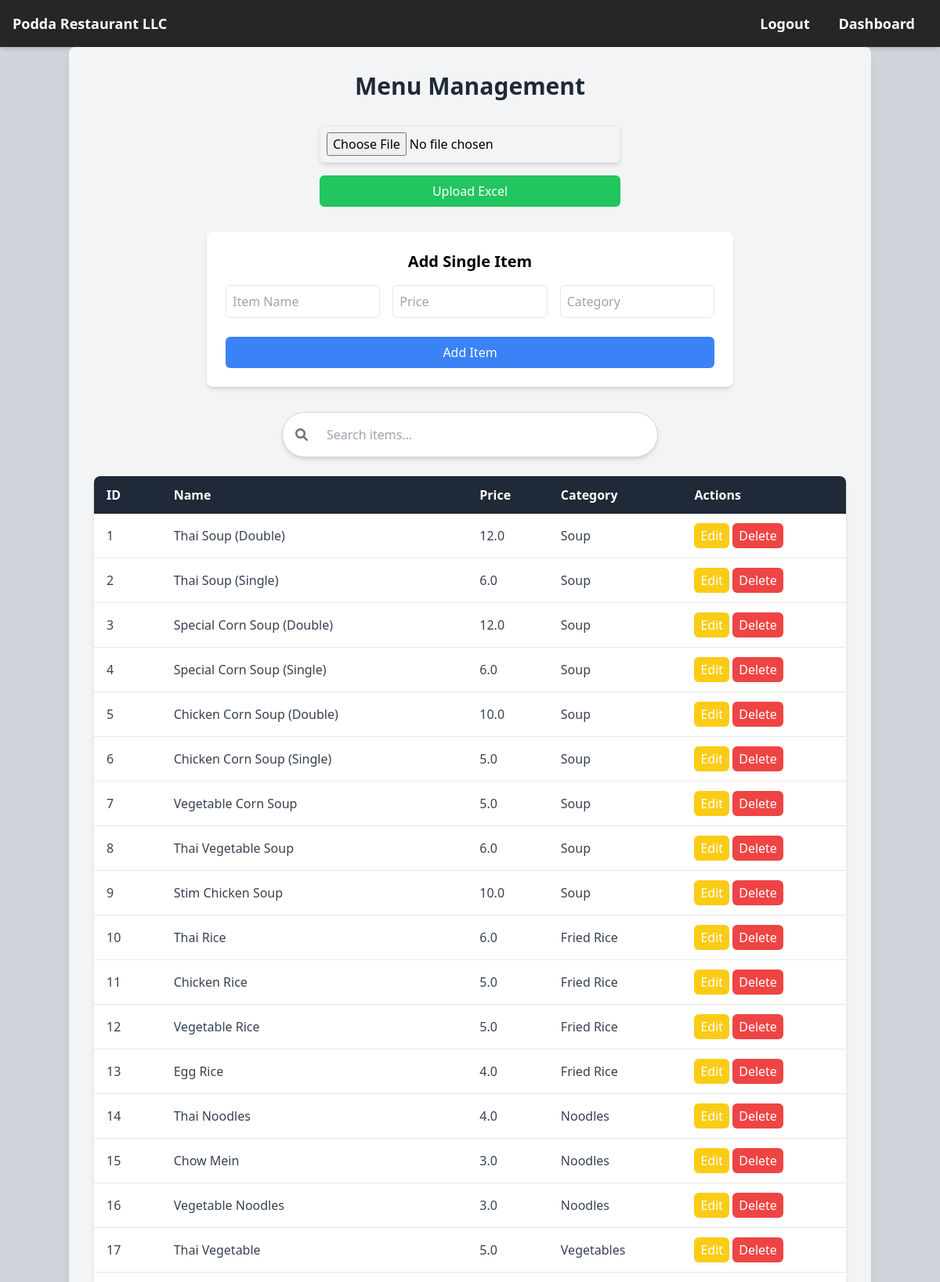
The page /menu-management (signed in, upper part) on the database its author committed.
### models.py (models this page shows)
class MenuItem(db.Model):
    id = db.Column(db.Integer, primary_key=True)
    name = db.Column(db.String(100), nullable=False)
    price = db.Column(db.Float, nullable=False)
    category = db.Column(db.String(50), nullable=False)

### menumanagment.py (the view, shortened to what this page needs)
@menu_bp.route("/menu-management", methods=['GET', 'POST'])
@login_required
def menu_management():
    if current_user.role not in ['admin', 'manager']:
        return redirect(url_for('auth.dashboard'))
    menu_items = MenuItem.query.all()
    return render_template('menumanagment.html', menu_items=menu_items)

### templates/menumanagment.html (shortened to what this page needs)
{% extends "base.html" %} {% block content %}
<div class="container mx-auto p-8 bg-gray-100 rounded-lg shadow-lg">
  <h2 class="text-3xl font-bold text-gray-800 text-center mb-8">
    Menu Management
  </h2>
  <form
    method="POST"
    enctype="multipart/form-data"
    class="flex flex-col items-center mb-8"
  >
    <input
      type="file"
      name="file"
      class="p-2 border rounded-md shadow-md mb-4 w-full max-w-sm"
    />
    <button
      type="submit"
      class="bg-green-500 text-white py-2 px-6 rounded-md hover:bg-green-600 transition w-full max-w-sm"
    >
      Upload Excel
    </button>
  </form>
  <form
    method="POST"
    class="bg-white p-6 rounded-lg shadow-md mb-8 max-w-2xl mx-auto"
  >
    <h3 class="text-xl font-semibold text-center mb-4">Add Single Item</h3>
    <div class="grid grid-cols-1 md:grid-cols-3 gap-4">
      <input
        type="text"
        name="name"
        placeholder="Item Name"
        class="p-2 border rounded-md w-full"
        required
      />
      <input
        type="number"
        step="0.01"
        name="price"
        placeholder="Price"
        class="p-2 border rounded-md w-full"
        required
      />
      <input
        type="text"
        name="category"
        placeholder="Category"
        class="p-2 border rounded-md w-full"
        required
      />
    </div>
    <button
      type="submit"
      class="mt-6 bg-blue-500 text-white py-2 px-4 rounded-md hover:bg-blue-600 transition w-full"
    >
      Add Item
    </button>
  </form>
  <div class="mt-8 mb-6 flex justify-center">
    <div
      class="flex items-center w-full md:w-1/2 bg-white border border-gray-300 rounded-full shadow-md px-4 py-2"
    >
      <i class="fas fa-search text-gray-500 mr-2"></i>
      <input
        type="text"
        id="searchInput"
        placeholder="Search items..."
        class="w-full px-4 py-2 text-gray-700 bg-transparent focus:outline-none"
        onkeyup="filterTable()"
      />
    </div>
  </div>
  <div class="overflow-x-auto bg-white rounded-lg shadow-md mb-6">
    <table class="min-w-full bg-white" id="menuTable">
      <thead class="bg-gray-800 text-white">
        <tr>
          <th class="text-left py-3 px-4">ID</th>
          <th class="text-left py-3 px-4">Name</th>
          <th class="text-left py-3 px-4">Price</th>
          <th class="text-left py-3 px-4">Category</th>
          <th class="text-left py-3 px-4">Actions</th>
        </tr>
      </thead>
      <tbody class="text-gray-700">
        {% for item in menu_items %}
        <tr class="border-b hover:bg-gray-100 transition">
          <td class="py-3 px-4">{{ item.id }}</td>
          <td class="py-3 px-4">{{ item.name }}</td>
          <td class="py-3 px-4">{{ item.price }}</td>
          <td class="py-3 px-4">{{ item.category }}</td>
          <td class="py-3 px-4">
            <button
              onclick="openEditModal('{{ item.id }}', '{{ item.name }}', '{{ item.price }}', '{{ item.category }}')"
              class="bg-yellow-400 text-white py-1 px-2 rounded-md hover:bg-yellow-500 transition"
            >
              Edit
            </button>
            <form
              method="POST"
              action="{{ url_for('menu_management.delete_menu_item', item_id=item.id) }}"
              class="inline-block"
            >
              <button
                type="submit"
                class="bg-red-500 text-white py-1 px-2 rounded-md hover:bg-red-600 transition"
              >
                Delete
              </button>
            </form>
          </td>
        </tr>
        {% endfor %}
      </tbody>
    </table>
  </div>
</div>
{% endblock %}

### rows shown on the page
MenuItem: id "1", name "Thai Soup (Double)", price "12.0", category "Soup"
MenuItem: id "2", name "Thai Soup (Single)", price "6.0", category "Soup"
MenuItem: id "3", name "Special Corn Soup (Double)", price "12.0", category "Soup"
MenuItem: id "4", name "Special Corn Soup (Single)", price "6.0", category "Soup"
MenuItem: id "5", name "Chicken Corn Soup (Double)", price "10.0", category "Soup"
MenuItem: id "6", name "Chicken Corn Soup (Single)", price "5.0", category "Soup"
MenuItem: id "7", name "Vegetable Corn Soup", price "5.0", category "Soup"
MenuItem: id "8", name "Thai Vegetable Soup", price "6.0", category "Soup"
MenuItem: id "9", name "Stim Chicken Soup", price "10.0", category "Soup"
MenuItem: id "10", name "Thai Rice", price "6.0", category "Fried Rice"
MenuItem: id "11", name "Chicken Rice", price "5.0", category "Fried Rice"
MenuItem: id "12", name "Vegetable Rice", price "5.0", category "Fried Rice"
MenuItem: id "13", name "Egg Rice", price "4.0", category "Fried Rice"
MenuItem: id "14", name "Thai Noodles", price "4.0", category "Noodles"
MenuItem: id "15", name "Chow Mein", price "3.0", category "Noodles"
MenuItem: id "16", name "Vegetable Noodles", price "3.0", category "Noodles"
MenuItem: id "17", name "Thai Vegetable", price "5.0", category "Vegetables"
